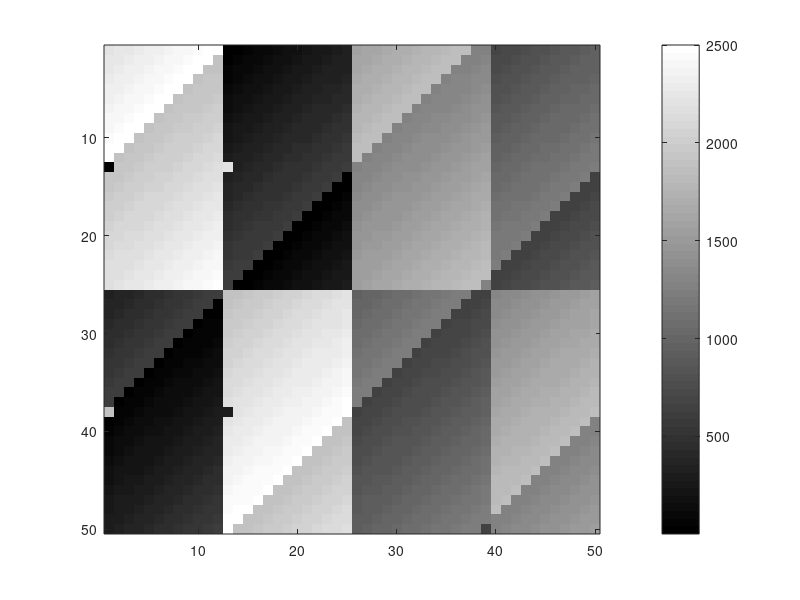

The MATLAB source for this figure: (Note: this script raises an error after producing the figure.)
%% sim09b plot commands for 2d data

%% imagesc, colormap
clear,clc
% Each element of A specifies the color for one pixel of the image
% The color is defined in the colormap

A=eye(50);
imagesc(A)
colorbar      % show color legend

imagesc(rand(50)) 
   
imagesc(magic(50));
colorbar;            
colormap(flipud(colormap))  % flip colormap
 
colormap(gray);             % jet, copper, hot, gray ...

load('Mandrill');           % read image data and colormap
imagesc(X)
colormap(map)

colormap(gray)
colormap(jet);           


%% contourplot for functions
figure()
fcontour(@(x,y) x.^2+y.^2), axis equal

f=@(x,y) 3*(1-x).^2.*exp(-(x.^2) - (y+1).^2) ...
   - 10*(x/5 - x.^3 - y.^5).*exp(-x.^2-y.^2) ...
   - 1/3*exp(-(x+1).^2 - y.^2);

% define interval, levels and mesh density
fcontour(f,[-2,2, -3,3],'MeshDensity',100, 'LevelList',-6:.2:8)    
colorbar

% chose number of levels with option 'LevelStep' !!


%% contourplot for data: contour(X,Y,Z)

% generate regulary spaced data with meshgrid
x=linspace(-2,2,50);
y=linspace(-3,3,50);
[X,Y]=meshgrid(x,y);

% what does meshgrid do?
% it is the 2D extension of the linspace command
% in X,Y there are all coordinates of a regulary spaced grid
% simple example
[a,b]=meshgrid(-2:2,-1:1)

contour(X,Y,f(X,Y),9)      % 9/30 levels
contour(x,y,f(X,Y),30)   % grid coordinates may be vectors or arrays 
colorbar, axis equal

% with filling
contourf(X,Y,f(X,Y),30)  

% with labeling of levels
c=-6:2:6; % levels
[C,h]=contour(X,Y,f(X,Y),c)   
clabel(C,h,c);

load penny
contour(P,99),axis equal tight, colormap(copper)

% How can you flip the image?

%% exercise 9.2 Isolinie
% draw the contour line of the function 
% f(x,y)= (x^2+y-11)^2+(x+y^2-7)^2
% in the interval  -5 < x,y < 5

f = @(x,y) (x.^2 + y - 11).^2 + (x + y.^2 - 7).^2;

x=linspace(-5,5,50);
y=linspace(-5,5,50);
[X,Y]=meshgrid(x,y);

Z = f(X,Y);
figure(1);
contour(X,Y, Z, 30);
axis equal;
colorbar;
colormap(jet)

% or
figure(2);
fcontour(f,[-5,5], 'LevelStep', 50);
axis equal;
colorbar;
colormap(gray);

%% vector field 1 (streamslice)
% magnetic field of a long straight conductor with current I
% the conductor is located at x=y=0
% Hx = I/(2pi r^2) * (-y)
% Hy = I/(2pi r^2) * (+x)
% with r = sqrt(x^2+y^2)

clear,clc,clf
I=1;    % current [A]
% plot grid
X=-2:0.01:2;
[x,y]=meshgrid(X);
% radius square
r2 = x.^2 + y.^2;

% vector field of H
Hx= -I./(2*pi*r2).*y;
Hy=  I./(2*pi*r2).*x;
% draw vector field
streamslice(x,y,Hx,Hy)
axis equal, axis tight

%% vector field 2 (quiver)
% By default, the quiver function scales the arrow lengths so that they do not overlap
X=-2:0.5:2;
[x,y]=meshgrid(X);
% radius square
r2 = x.^2 + y.^2;

% vector field of H
Hx= -I./(2*pi*r2).*y;
Hy=  I./(2*pi*r2).*x;
quiver(x,y,Hx,Hy)
axis equal, axis tight, grid on

%% Heatmap creates a heatmap from matrix data 
clf
A=rand(9);  % 9x9 random numbers
heatmap(A)

% detect outliers
A(3,7)=3;
heatmap(A)

%% Scatter plot of temperature measured in March 
clear,clf
data = readtable("sim09_Dateien/sim09_MarchTemps.txt")
% size and color of marker can be individually defined (plot cannot)
scatter(data.longitude,data.latitude,[],data.temperature,"filled")
colormap(jet)
colorbar
axis equal
xlabel('longitude')
ylabel('latitude')

% Which country is displayed?
%% more examples for 2D graphics: sim09_example.m
